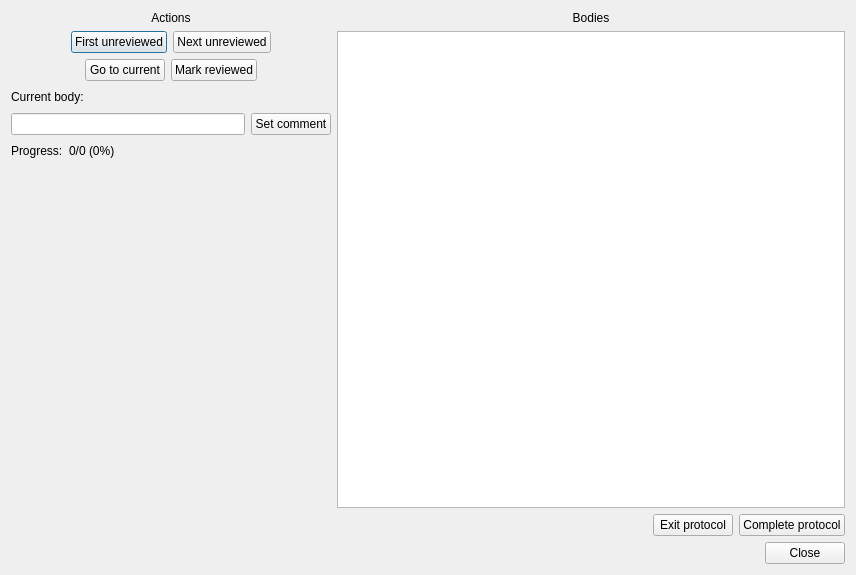
<?xml version="1.0" encoding="UTF-8"?>
<ui version="4.0">
 <class>OrphanLinkProtocol</class>
 <widget class="QDialog" name="OrphanLinkProtocol">
  <property name="geometry">
   <rect>
    <x>0</x>
    <y>0</y>
    <width>856</width>
    <height>575</height>
   </rect>
  </property>
  <property name="windowTitle">
   <string>Orphan Link Protocol</string>
  </property>
  <layout class="QVBoxLayout" name="verticalLayout" stretch="1,0,0">
   <item>
    <layout class="QHBoxLayout" name="horizontalLayout_2" stretch="0,1">
     <item>
      <layout class="QVBoxLayout" name="verticalLayout_3">
       <property name="leftMargin">
        <number>0</number>
       </property>
       <item>
        <widget class="QLabel" name="label_3">
         <property name="text">
          <string>Actions</string>
         </property>
         <property name="alignment">
          <set>Qt::AlignCenter</set>
         </property>
        </widget>
       </item>
       <item>
        <layout class="QHBoxLayout" name="horizontalLayout_3">
         <property name="leftMargin">
          <number>20</number>
         </property>
         <property name="rightMargin">
          <number>20</number>
         </property>
         <item>
          <spacer name="horizontalSpacer_4">
           <property name="orientation">
            <enum>Qt::Horizontal</enum>
           </property>
           <property name="sizeHint" stdset="0">
            <size>
             <width>40</width>
             <height>20</height>
            </size>
           </property>
          </spacer>
         </item>
         <item>
          <widget class="QPushButton" name="firstButton">
           <property name="text">
            <string>First unreviewed</string>
           </property>
          </widget>
         </item>
         <item>
          <widget class="QPushButton" name="nextxButton">
           <property name="text">
            <string>Next unreviewed</string>
           </property>
          </widget>
         </item>
         <item>
          <spacer name="horizontalSpacer_5">
           <property name="orientation">
            <enum>Qt::Horizontal</enum>
           </property>
           <property name="sizeHint" stdset="0">
            <size>
             <width>40</width>
             <height>20</height>
            </size>
           </property>
          </spacer>
         </item>
        </layout>
       </item>
       <item>
        <layout class="QHBoxLayout" name="horizontalLayout_4">
         <item>
          <spacer name="horizontalSpacer_6">
           <property name="orientation">
            <enum>Qt::Horizontal</enum>
           </property>
           <property name="sizeHint" stdset="0">
            <size>
             <width>40</width>
             <height>20</height>
            </size>
           </property>
          </spacer>
         </item>
         <item>
          <widget class="QPushButton" name="gotoCurrentButton">
           <property name="text">
            <string>Go to current</string>
           </property>
          </widget>
         </item>
         <item>
          <widget class="QPushButton" name="markButton">
           <property name="text">
            <string>Mark reviewed</string>
           </property>
          </widget>
         </item>
         <item>
          <spacer name="horizontalSpacer_7">
           <property name="orientation">
            <enum>Qt::Horizontal</enum>
           </property>
           <property name="sizeHint" stdset="0">
            <size>
             <width>40</width>
             <height>20</height>
            </size>
           </property>
          </spacer>
         </item>
        </layout>
       </item>
       <item>
        <layout class="QHBoxLayout" name="horizontalLayout_5">
         <item>
          <widget class="QLabel" name="label_5">
           <property name="text">
            <string>Current body:</string>
           </property>
          </widget>
         </item>
         <item>
          <widget class="QLabel" name="currentBodyLabel">
           <property name="text">
            <string/>
           </property>
          </widget>
         </item>
         <item>
          <spacer name="horizontalSpacer_2">
           <property name="orientation">
            <enum>Qt::Horizontal</enum>
           </property>
           <property name="sizeHint" stdset="0">
            <size>
             <width>40</width>
             <height>20</height>
            </size>
           </property>
          </spacer>
         </item>
        </layout>
       </item>
       <item>
        <layout class="QHBoxLayout" name="horizontalLayout_6">
         <item>
          <widget class="QLineEdit" name="commentEntry"/>
         </item>
         <item>
          <widget class="QPushButton" name="commentButton">
           <property name="text">
            <string>Set comment</string>
           </property>
          </widget>
         </item>
        </layout>
       </item>
       <item>
        <layout class="QHBoxLayout" name="horizontalLayout_8">
         <item>
          <widget class="QLabel" name="label_6">
           <property name="text">
            <string>Progress:</string>
           </property>
          </widget>
         </item>
         <item>
          <widget class="QLabel" name="progressLabel">
           <property name="text">
            <string>0/0 (0%)</string>
           </property>
          </widget>
         </item>
         <item>
          <spacer name="horizontalSpacer_3">
           <property name="orientation">
            <enum>Qt::Horizontal</enum>
           </property>
           <property name="sizeHint" stdset="0">
            <size>
             <width>40</width>
             <height>20</height>
            </size>
           </property>
          </spacer>
         </item>
        </layout>
       </item>
       <item>
        <spacer name="verticalSpacer">
         <property name="orientation">
          <enum>Qt::Vertical</enum>
         </property>
         <property name="sizeHint" stdset="0">
          <size>
           <width>20</width>
           <height>40</height>
          </size>
         </property>
        </spacer>
       </item>
      </layout>
     </item>
     <item>
      <layout class="QVBoxLayout" name="verticalLayout_2">
       <item>
        <widget class="QLabel" name="label_4">
         <property name="text">
          <string>Bodies</string>
         </property>
         <property name="alignment">
          <set>Qt::AlignCenter</set>
         </property>
        </widget>
       </item>
       <item>
        <widget class="QTableView" name="tableView">
         <property name="editTriggers">
          <set>QAbstractItemView::NoEditTriggers</set>
         </property>
         <property name="selectionMode">
          <enum>QAbstractItemView::SingleSelection</enum>
         </property>
         <property name="selectionBehavior">
          <enum>QAbstractItemView::SelectRows</enum>
         </property>
        </widget>
       </item>
      </layout>
     </item>
    </layout>
   </item>
   <item>
    <layout class="QHBoxLayout" name="horizontalLayout">
     <item>
      <spacer name="horizontalSpacer">
       <property name="orientation">
        <enum>Qt::Horizontal</enum>
       </property>
       <property name="sizeHint" stdset="0">
        <size>
         <width>40</width>
         <height>20</height>
        </size>
       </property>
      </spacer>
     </item>
     <item>
      <widget class="QPushButton" name="exitButton">
       <property name="text">
        <string>Exit protocol</string>
       </property>
      </widget>
     </item>
     <item>
      <widget class="QPushButton" name="completeButton">
       <property name="text">
        <string>Complete protocol</string>
       </property>
      </widget>
     </item>
    </layout>
   </item>
   <item>
    <widget class="QDialogButtonBox" name="buttonBox">
     <property name="orientation">
      <enum>Qt::Horizontal</enum>
     </property>
     <property name="standardButtons">
      <set>QDialogButtonBox::Close</set>
     </property>
    </widget>
   </item>
  </layout>
 </widget>
 <resources/>
 <connections>
  <connection>
   <sender>buttonBox</sender>
   <signal>accepted()</signal>
   <receiver>OrphanLinkProtocol</receiver>
   <slot>accept()</slot>
   <hints>
    <hint type="sourcelabel">
     <x>248</x>
     <y>254</y>
    </hint>
    <hint type="destinationlabel">
     <x>157</x>
     <y>274</y>
    </hint>
   </hints>
  </connection>
  <connection>
   <sender>buttonBox</sender>
   <signal>rejected()</signal>
   <receiver>OrphanLinkProtocol</receiver>
   <slot>reject()</slot>
   <hints>
    <hint type="sourcelabel">
     <x>316</x>
     <y>260</y>
    </hint>
    <hint type="destinationlabel">
     <x>286</x>
     <y>274</y>
    </hint>
   </hints>
  </connection>
 </connections>
</ui>
